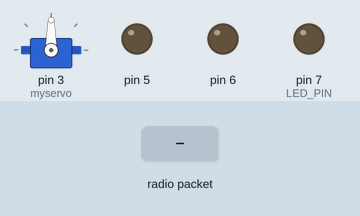
The sketch below on a simulated Arduino Uno, built with avr-gcc and run on an emulated ATmega328P. On the bench: servo, output pins drawn as LEDs (lit = HIGH). The test bench sets the inputs (shaded band). No radio packets arrive unless stated; what the sketch prints to the serial monitor is not drawn.

Above: at 2.1 s.
At 4.1 s:
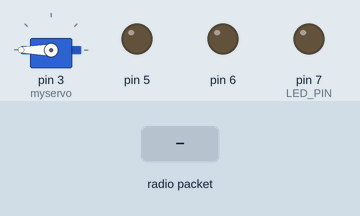
At 8.2 s:
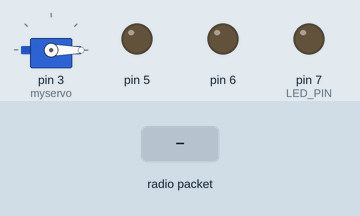
8.3 s: radio packet "1" arrives
Timing chart, 0 to 11.3 s (numbered marks = the images above; inputs shaded):
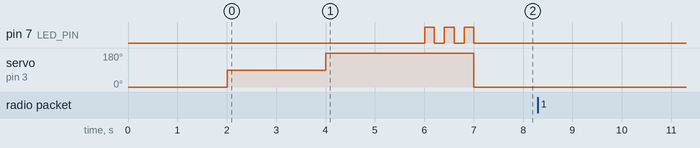

The sketch:

RcCarReceiver.ino
```cpp
/* YourDuinoStarter Example: nRF24L01 Receive Joystick values

 - WHAT IT DOES: Receives data from another transceiver with
   2 Analog values from a Joystick or 2 Potentiometers
   Displays received values on Serial Monitor
 - SEE the comments after "//" on each line below
 - CONNECTIONS: nRF24L01 Modules See:
 http://arduino-info.wikispaces.com/Nrf24L01-2.4GHz-HowTo
   1 - GND
   2 - VCC 3.3V !!! NOT 5V
   3 - CE to Arduino pin 9
   4 - CSN to Arduino pin 10
   5 - SCK to Arduino pin 13
   6 - MOSI to Arduino pin 11
   7 - MISO to Arduino pin 12
   8 - UNUSED

 - V1.00 11/26/13
   Based on examples at http://www.bajdi.com/
   Questions: terry@yourduino.com */

/*-----( Import needed libraries )-----*/
#include <SPI.h>
#include <nRF24L01.h>
#include <RF24.h>
#include <Servo.h>
/*-----( Declare Constants and Pin Numbers )-----*/
#define CE_PIN   9
#define CSN_PIN  10

// #define LED_PIN  A5
#define LED_PIN  7

RF24 radio(CE_PIN, CSN_PIN); // Create a Radio

const byte address[6] = "00001";
uint8_t radio_buffer[32] = {0};
const uint8_t buffer_size = sizeof(radio_buffer);
Servo myservo;

void setup()   /****** SETUP: RUNS ONCE ******/
{
  Serial.begin(115200);
  Serial.println("Nrf24L01 Receiver Starting");

  radio.begin();
  radio.openReadingPipe(0, address);
  radio.startListening();

  myservo.attach(3);
  pinMode(5, OUTPUT);
  pinMode(6, OUTPUT);
  pinMode(LED_PIN, OUTPUT);

  digitalWrite(5, LOW);
  digitalWrite(6, LOW);

  myservo.write(0);
delay(2000);
  myservo.write(90);
delay(2000);
  myservo.write(180);
delay(2000);
  digitalWrite(LED_PIN, HIGH);
  delay(200);
  digitalWrite(LED_PIN, LOW);
  delay(200);
  digitalWrite(LED_PIN, HIGH);
  delay(200);
  digitalWrite(LED_PIN, LOW);
  delay(200);
  digitalWrite(LED_PIN, HIGH);
  delay(200);
  digitalWrite(LED_PIN, LOW);
  myservo.write(0);
}


void loop()   /****** LOOP: RUNS CONSTANTLY ******/
{
  int val;

  // digitalWrite(LED_PIN, LOW);
  if(radio.available())
  {
    // digitalWrite(LED_PIN, HIGH);
    radio.read(&radio_buffer, buffer_size);
    if(radio_buffer[12]== 1)
      digitalWrite(5, HIGH);
    else {
      digitalWrite(5, LOW);
      if(radio_buffer[11]== 1)
        digitalWrite(6, HIGH);
      else
        digitalWrite(6, LOW);
    }

    if(radio_buffer[10]== 1)
      digitalWrite(LED_PIN, HIGH);
    else
      digitalWrite(LED_PIN, LOW);

    Serial.print("val: ");
    // Serial.print(radio_buffer[17]);
    val=(uint8_t)radio_buffer[17];
    // Serial.print(val);
    val = map(val, 0, 255, 0, 180);     // scale it to use it with the servo (value between 0 and 180)
    Serial.print(val);
    Serial.print("\n--------\n");
    myservo.write(val);
  }
  else {
    digitalWrite(5, LOW);
    digitalWrite(6, LOW);
  }
}
```

Measured:
- after the input at 8.3 s, every drawn part: stays the same
